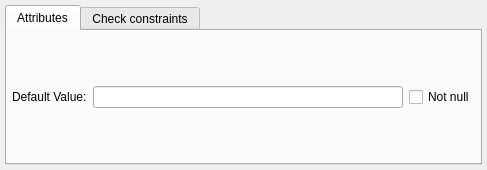
<?xml version="1.0" encoding="UTF-8"?>
<ui version="4.0">
 <class>DomainWidget</class>
 <widget class="QWidget" name="DomainWidget">
  <property name="geometry">
   <rect>
    <x>0</x>
    <y>0</y>
    <width>487</width>
    <height>170</height>
   </rect>
  </property>
  <layout class="QGridLayout" name="domain_grid">
   <property name="leftMargin">
    <number>5</number>
   </property>
   <property name="topMargin">
    <number>5</number>
   </property>
   <property name="rightMargin">
    <number>5</number>
   </property>
   <property name="bottomMargin">
    <number>5</number>
   </property>
   <item row="0" column="0" colspan="2">
    <widget class="QTabWidget" name="dom_attribs_tbw">
     <property name="currentIndex">
      <number>0</number>
     </property>
     <widget class="QWidget" name="tab">
      <attribute name="title">
       <string>Attributes</string>
      </attribute>
      <layout class="QGridLayout" name="gridLayout_2">
       <property name="leftMargin">
        <number>5</number>
       </property>
       <property name="topMargin">
        <number>5</number>
       </property>
       <property name="rightMargin">
        <number>5</number>
       </property>
       <property name="bottomMargin">
        <number>5</number>
       </property>
       <item row="0" column="0">
        <widget class="QLabel" name="def_value_lbl">
         <property name="text">
          <string>Default Value:</string>
         </property>
        </widget>
       </item>
       <item row="0" column="1">
        <layout class="QHBoxLayout" name="horizontalLayout">
         <item>
          <widget class="QLineEdit" name="def_value_edt">
           <property name="clearButtonEnabled">
            <bool>true</bool>
           </property>
          </widget>
         </item>
         <item>
          <widget class="QCheckBox" name="not_null_chk">
           <property name="text">
            <string>Not null</string>
           </property>
          </widget>
         </item>
        </layout>
       </item>
      </layout>
     </widget>
     <widget class="QWidget" name="tab_2">
      <attribute name="title">
       <string>Check constraints</string>
      </attribute>
      <layout class="QGridLayout" name="gridLayout">
       <property name="leftMargin">
        <number>5</number>
       </property>
       <property name="topMargin">
        <number>5</number>
       </property>
       <property name="rightMargin">
        <number>5</number>
       </property>
       <property name="bottomMargin">
        <number>5</number>
       </property>
       <item row="0" column="0">
        <widget class="QLabel" name="constr_name_lbl">
         <property name="text">
          <string>Name:</string>
         </property>
        </widget>
       </item>
       <item row="0" column="1">
        <widget class="QLineEdit" name="constr_name_edt">
         <property name="clearButtonEnabled">
          <bool>true</bool>
         </property>
        </widget>
       </item>
       <item row="1" column="0">
        <widget class="QLabel" name="check_expr_lbl">
         <property name="text">
          <string>Expression:</string>
         </property>
        </widget>
       </item>
       <item row="1" column="1">
        <widget class="QPlainTextEdit" name="check_expr_txt">
         <property name="sizePolicy">
          <sizepolicy hsizetype="Expanding" vsizetype="Preferred">
           <horstretch>0</horstretch>
           <verstretch>0</verstretch>
          </sizepolicy>
         </property>
         <property name="minimumSize">
          <size>
           <width>0</width>
           <height>50</height>
          </size>
         </property>
         <property name="maximumSize">
          <size>
           <width>16777215</width>
           <height>16777215</height>
          </size>
         </property>
         <property name="verticalScrollBarPolicy">
          <enum>Qt::ScrollBarAsNeeded</enum>
         </property>
         <property name="horizontalScrollBarPolicy">
          <enum>Qt::ScrollBarAsNeeded</enum>
         </property>
        </widget>
       </item>
      </layout>
     </widget>
    </widget>
   </item>
  </layout>
 </widget>
 <resources/>
 <connections/>
</ui>
